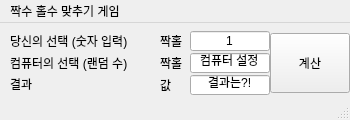
<?xml version="1.0" encoding="UTF-8"?>
<ui version="4.0">
 <class>MainWindow</class>
 <widget class="QMainWindow" name="MainWindow">
  <property name="geometry">
   <rect>
    <x>0</x>
    <y>0</y>
    <width>350</width>
    <height>120</height>
   </rect>
  </property>
  <property name="windowTitle">
   <string>MainWindow</string>
  </property>
  <widget class="QWidget" name="centralwidget">
   <widget class="QPushButton" name="pb">
    <property name="geometry">
     <rect>
      <x>270</x>
      <y>10</y>
      <width>80</width>
      <height>60</height>
     </rect>
    </property>
    <property name="text">
     <string>계산</string>
    </property>
   </widget>
   <widget class="QLineEdit" name="le1">
    <property name="enabled">
     <bool>true</bool>
    </property>
    <property name="geometry">
     <rect>
      <x>190</x>
      <y>8</y>
      <width>80</width>
      <height>20</height>
     </rect>
    </property>
    <property name="inputMask">
     <string/>
    </property>
    <property name="text">
     <string>1</string>
    </property>
    <property name="alignment">
     <set>Qt::AlignCenter</set>
    </property>
   </widget>
   <widget class="QLabel" name="lb1">
    <property name="geometry">
     <rect>
      <x>10</x>
      <y>10</y>
      <width>130</width>
      <height>16</height>
     </rect>
    </property>
    <property name="text">
     <string>당신의 선택 (숫자 입력)</string>
    </property>
   </widget>
   <widget class="QLineEdit" name="le2">
    <property name="geometry">
     <rect>
      <x>190</x>
      <y>30</y>
      <width>80</width>
      <height>20</height>
     </rect>
    </property>
    <property name="inputMask">
     <string/>
    </property>
    <property name="text">
     <string>컴퓨터 설정</string>
    </property>
    <property name="alignment">
     <set>Qt::AlignCenter</set>
    </property>
   </widget>
   <widget class="QLabel" name="lb2">
    <property name="geometry">
     <rect>
      <x>10</x>
      <y>32</y>
      <width>130</width>
      <height>16</height>
     </rect>
    </property>
    <property name="text">
     <string>컴퓨터의 선택 (랜덤 수)</string>
    </property>
   </widget>
   <widget class="QLineEdit" name="le3">
    <property name="geometry">
     <rect>
      <x>190</x>
      <y>52</y>
      <width>80</width>
      <height>20</height>
     </rect>
    </property>
    <property name="inputMask">
     <string/>
    </property>
    <property name="text">
     <string>결과는?!</string>
    </property>
    <property name="alignment">
     <set>Qt::AlignCenter</set>
    </property>
   </widget>
   <widget class="QLabel" name="lb3">
    <property name="geometry">
     <rect>
      <x>10</x>
      <y>53</y>
      <width>80</width>
      <height>16</height>
     </rect>
    </property>
    <property name="text">
     <string>결과</string>
    </property>
   </widget>
   <widget class="QLabel" name="lb1a">
    <property name="geometry">
     <rect>
      <x>160</x>
      <y>10</y>
      <width>30</width>
      <height>16</height>
     </rect>
    </property>
    <property name="text">
     <string>짝홀</string>
    </property>
   </widget>
   <widget class="QLabel" name="lb2a">
    <property name="geometry">
     <rect>
      <x>160</x>
      <y>32</y>
      <width>30</width>
      <height>16</height>
     </rect>
    </property>
    <property name="text">
     <string>짝홀</string>
    </property>
   </widget>
   <widget class="QLabel" name="lb3a">
    <property name="geometry">
     <rect>
      <x>160</x>
      <y>54</y>
      <width>30</width>
      <height>16</height>
     </rect>
    </property>
    <property name="text">
     <string>값</string>
    </property>
   </widget>
  </widget>
  <widget class="QStatusBar" name="statusbar"/>
  <widget class="QMenuBar" name="menuBar">
   <property name="geometry">
    <rect>
     <x>0</x>
     <y>0</y>
     <width>350</width>
     <height>21</height>
    </rect>
   </property>
   <widget class="QMenu" name="menu">
    <property name="title">
     <string>짝수 홀수 맞추기 게임</string>
    </property>
   </widget>
   <addaction name="menu"/>
  </widget>
 </widget>
 <resources/>
 <connections/>
</ui>
